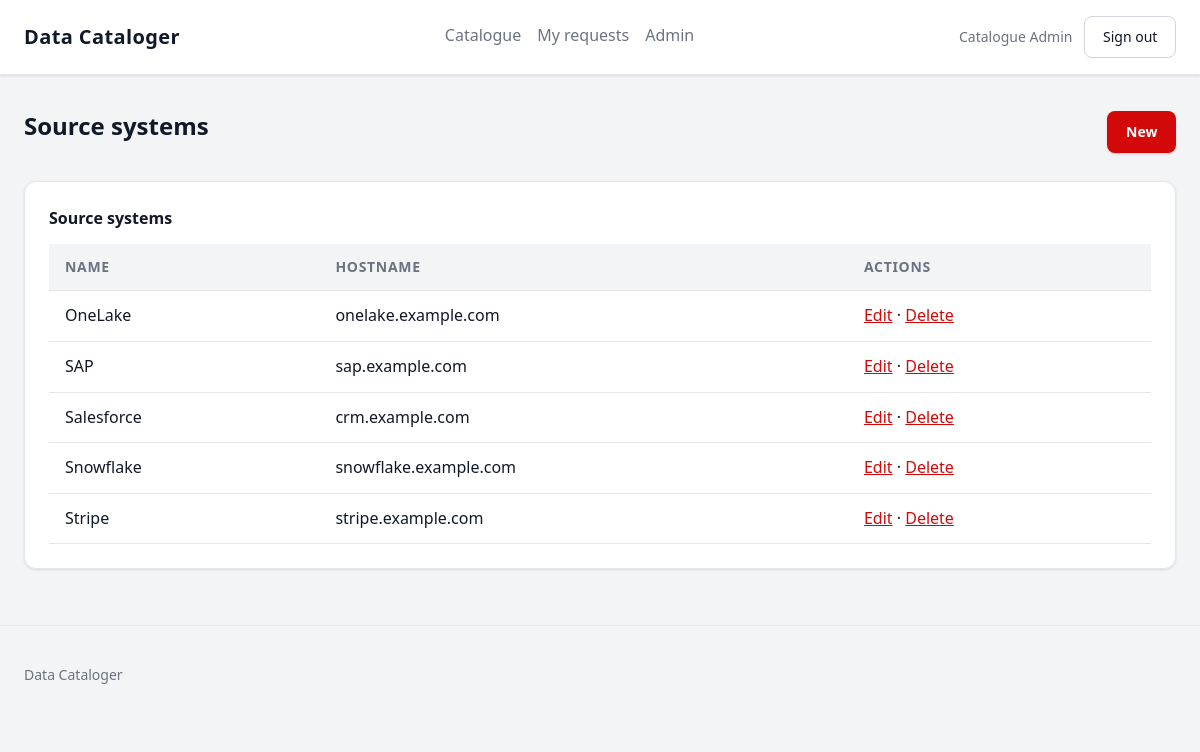
The page /admin/source-systems (signed in) on the database its author committed.
### app/models/user.py (models this page shows, shortened)
class User(UserMixin, db.Model):
    __tablename__ = "users"
    id = db.Column(db.Uuid, primary_key=True, default=uuid.uuid4)
    email = db.Column(db.String(255), unique=True, nullable=False)
    full_name = db.Column(db.String(255), nullable=False)
    password_hash = db.Column(db.Text, nullable=False)
    role = db.Column(db.Enum(UserRole, name="user_role"), nullable=False, default=UserRole.viewer)
    is_active = db.Column(db.Boolean, nullable=False, default=True)
    created_at = db.Column(
        db.DateTime(timezone=True), nullable=False, default=lambda: datetime.now(timezone.utc)
    )

### app/models/source_system.py (models this page shows)
class SourceSystem(db.Model):
    __tablename__ = "source_systems"
    id = db.Column(db.Integer, primary_key=True)
    name = db.Column(db.String(255), unique=True, nullable=False)
    description = db.Column(db.Text)
    hostname = db.Column(db.String(255))
    created_at = db.Column(
        db.DateTime(timezone=True), nullable=False, default=lambda: datetime.now(timezone.utc)
    )

### app/admin/routes.py (the view)
@admin_bp.route("/source-systems")
@role_required(UserRole.admin)
def source_systems():
    rows = SourceSystem.query.order_by(SourceSystem.name).all()
    return render_template(
        "admin/source_systems/list.html",
        title="Source systems",
        source_systems=rows,
    )

### app/templates/admin/source_systems/list.html
{% extends 'base.html' %}
{% block content %}
<section>
  <div class="page-header"><h1>Source systems</h1><a class="btn btn-primary" href="{{ url_for('admin.source_system_create') }}">New</a></div>
  <div class="table-wrap card">
    <table class="data-table">
      <caption>Source systems</caption>
      <thead><tr><th scope="col">Name</th><th scope="col">Hostname</th><th scope="col">Actions</th></tr></thead>
      <tbody>
        {% for item in source_systems %}
        <tr>
          <td>{{ item.name }}</td><td>{{ item.hostname or '—' }}</td>
          <td><a href="{{ url_for('admin.source_system_edit', item_id=item.id) }}">Edit</a> · <a href="{{ url_for('admin.source_system_delete', item_id=item.id) }}">Delete</a></td>
        </tr>
        {% endfor %}
      </tbody>
    </table>
  </div>
</section>
{% endblock %}

### app/templates/base.html (shortened to what this page needs)
<!doctype html>
<html lang="en">
<head>
  <link rel="stylesheet" href="{{ url_for('static', filename='css/main.css') }}">
</head>
<body>
  <header class="site-header">
    <div class="container header-inner">
      <a class="brand" href="{{ url_for('index') }}">Data Cataloger</a>
      {% if current_user.is_authenticated %}
      <nav class="site-nav" aria-label="Primary">
        <a href="{{ url_for('catalogue.list_datasets') }}">Catalogue</a>
        <a href="{{ url_for('catalogue.my_requests') }}">My requests</a>
        {% if current_user.role.value == 'admin' %}
        <a href="{{ url_for('admin.dashboard') }}">Admin</a>
        {% endif %}
      </nav>
      <div class="session">
        <span class="session-user">{{ current_user.full_name }}</span>
        <form method="post" action="{{ url_for('auth.logout') }}" class="inline-form">
          <button type="submit" class="btn btn-secondary">Sign out</button>
        </form>
      </div>
      {% endif %}
    </div>
  </header>
  <main id="main-content" class="container main-content">
    {% block content %}{% endblock %}
  </main>
  <footer class="site-footer">
    <div class="container">
      <p>Data Cataloger</p>
    </div>
  </footer>
</body>
</html>

### app/static/css/main.css (style rules this page uses)
:root { --color-bg: #f3f4f6; --color-surface: #ffffff; --color-text: #111827; --color-muted: #6b7280; --color-border: #e5e7eb; --color-border-strong: #d1d5db; --color-accent: #d30909; --color-accent-hover: #a80707; --color-success: #16a34a; --color-error: #d30909; --space-1: 0.25rem; --space-2: 0.5rem; --space-3: 0.75rem; --space-4: 1rem; --space-5: 1.5rem; --space-6: 2rem; --radius: 0.5rem; --radius-lg: 0.75rem; --max-width: 72rem; --font: system-ui, -apple-system, "Segoe UI", Roboto, sans-serif; --text-sm: 0.875rem; --text-base: 1rem; --text-lg: 1.25rem; --text-xl: 1.5rem; --shadow-sm: 0 1px 3px rgba(0, 0, 0, 0.07), 0 1px 2px rgba(0, 0, 0, 0.04); --shadow-md: 0 4px 12px rgba(0, 0, 0, 0.08), 0 2px 4px rgba(0, 0, 0, 0.04); --transition: 150ms ease; }
* { box-sizing: border-box; }
body { margin: 0; font-family: var(--font); font-size: var(--text-base); line-height: 1.6; color: var(--color-text); background: var(--color-bg); }
a { color: var(--color-accent); transition: color var(--transition); }
.container { width: min(100% - 2rem, var(--max-width)); margin-inline: auto; }
.site-header { background: var(--color-surface); border-bottom: 1px solid var(--color-border); box-shadow: var(--shadow-sm); position: sticky; top: 0; z-index: 100; }
.header-inner { display: flex; flex-wrap: wrap; gap: var(--space-3); align-items: center; justify-content: space-between; padding: var(--space-4) 0; }
.brand { font-weight: 700; font-size: var(--text-lg); text-decoration: none; color: var(--color-text); letter-spacing: 0.02em; transition: color var(--transition); }
.site-nav { display: flex; gap: var(--space-4); flex-wrap: wrap; }
.site-nav a { text-decoration: none; color: var(--color-muted); font-weight: 500; padding: var(--space-1) 0; border-bottom: 2px solid transparent; transition: color var(--transition), border-color var(--transition); }
.session { display: flex; gap: var(--space-3); align-items: center; flex-wrap: wrap; }
.session-user { color: var(--color-muted); font-size: var(--text-sm); font-weight: 500; }
.main-content { padding: var(--space-6) 0; }
.site-footer { border-top: 1px solid var(--color-border); padding: var(--space-5) 0; color: var(--color-muted); font-size: var(--text-sm); }
.card { background: var(--color-surface); border: 1px solid var(--color-border); border-radius: var(--radius-lg); padding: var(--space-5); margin-bottom: var(--space-5); box-shadow: var(--shadow-sm); }
.page-header { display: flex; justify-content: space-between; align-items: center; gap: var(--space-4); flex-wrap: wrap; margin-bottom: var(--space-5); }
h1 { font-size: var(--text-xl); margin: 0 0 var(--space-3); font-weight: 700; }
.btn { display: inline-flex; align-items: center; gap: var(--space-2); border: 1px solid transparent; border-radius: var(--radius); padding: 0.55rem 1.1rem; font: inherit; font-size: var(--text-sm); font-weight: 500; cursor: pointer; text-decoration: none; transition: background var(--transition), color var(--transition), box-shadow var(--transition), border-color var(--transition); white-space: nowrap; }
.btn-primary { background: var(--color-accent); color: var(--color-surface); font-weight: 600; box-shadow: 0 1px 2px rgba(211, 9, 9, 0.2); }
.btn-secondary { background: var(--color-surface); border-color: var(--color-border-strong); color: var(--color-text); }
.inline-form { display: inline; }
.table-wrap { overflow-x: auto; }
.data-table { width: 100%; border-collapse: collapse; }
.data-table caption { text-align: left; font-weight: 600; margin-bottom: var(--space-3); color: var(--color-text); }
.data-table th, .data-table td { padding: var(--space-3) var(--space-4); border-bottom: 1px solid var(--color-border); text-align: left; vertical-align: middle; }
.data-table th { background: var(--color-bg); color: var(--color-muted); font-size: var(--text-sm); font-weight: 600; text-transform: uppercase; letter-spacing: 0.05em; }
.data-table tbody tr { transition: background var(--transition); }

### rows shown on the page
User: full_name "Catalogue Admin"
SourceSystem: name "OneLake", hostname "onelake.example.com"
SourceSystem: name "SAP", hostname "sap.example.com"
SourceSystem: name "Salesforce", hostname "crm.example.com"
SourceSystem: name "Snowflake", hostname "snowflake.example.com"
SourceSystem: name "Stripe", hostname "stripe.example.com"
